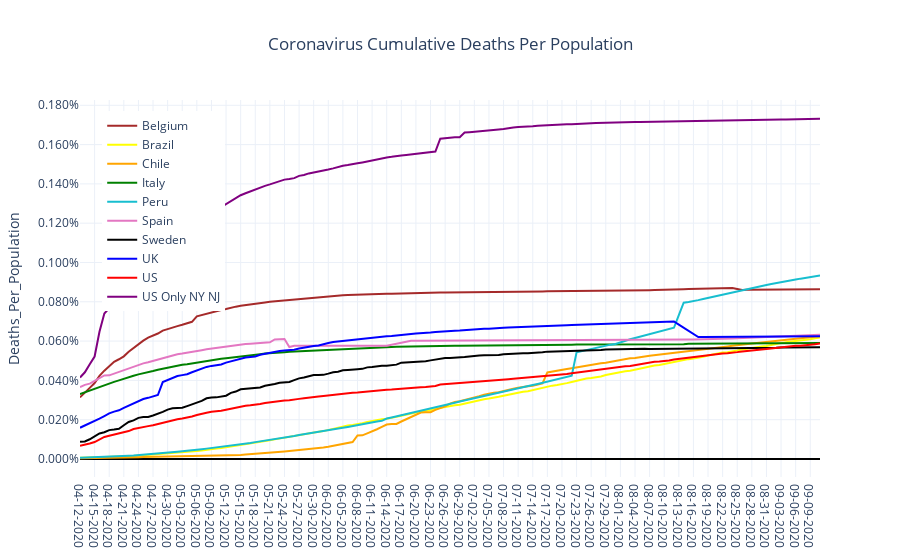

The code cell stored with this chart in its notebook:
### Code cell
data = []
for mycountry in countries_list:
    data.append(go.Scatter(x=country_df[country_df['Country_Region']==mycountry]['Date'],
                               y=country_df[country_df['Country_Region']==mycountry]['Deaths_Per_Population'],
                               name = rename_dict[mycountry],
                               line = {'color':colors_dict[mycountry]}))
layout = go.Layout(
                showlegend = True,
                legend= dict(x=0.03,y=0.97),
                title='Coronavirus Cumulative Deaths Per Population',
                title_x= 0.5,
                yaxis={'title':'Deaths_Per_Population',
                       'tickformat':'.3%',
                       'zeroline':True,'zerolinecolor':'#000000','zerolinewidth':2.0},
                template='plotly_white')
fig = go.Figure(data=data,layout=layout)
fig.show()
fig.write_image(r'C:\__YOUTUBE__\__POLITICS__\Coronavirus\outputdata\W1-CV_Cum_Deaths_Per_Population.png',width = 852,height = 480)

### Figure 1 — Plotly figure (JSON) as saved in the notebook; plotly's stock layout.template omitted (floating-point values rounded to 4 significant figures; data arrays with more than 128 entries replaced by an {"elided": "..."} marker saying what was removed)
{"data": [{"line": {"color": "brown"}, "name": "Belgium", "type": "scatter", "x": {"elided": "153 str values"}, "y": {"elided": "153 float values"}}, {"line": {"color": "yellow"}, "name": "Brazil", "type": "scatter", "x": {"elided": "153 str values"}, "y": {"elided": "153 float values"}}, {"line": {"color": "orange"}, "name": "Chile", "type": "scatter", "x": {"elided": "153 str values"}, "y": {"elided": "153 float values"}}, {"line": {"color": "green"}, "name": "Italy", "type": "scatter", "x": {"elided": "153 str values"}, "y": {"elided": "153 float values"}}, {"line": {"color": "#17becf"}, "name": "Peru", "type": "scatter", "x": {"elided": "153 str values"}, "y": {"elided": "153 float values"}}, {"line": {"color": "#e377c2"}, "name": "Spain", "type": "scatter", "x": {"elided": "153 str values"}, "y": {"elided": "153 float values"}}, {"line": {"color": "black"}, "name": "Sweden", "type": "scatter", "x": {"elided": "153 str values"}, "y": {"elided": "153 float values"}}, {"line": {"color": "blue"}, "name": "UK", "type": "scatter", "x": {"elided": "153 str values"}, "y": {"elided": "153 float values"}}, {"line": {"color": "red"}, "name": "US", "type": "scatter", "x": {"elided": "153 str values"}, "y": {"elided": "153 float values"}}, {"line": {"color": "purple"}, "name": "US Only NY NJ", "type": "scatter", "x": {"elided": "153 str values"}, "y": {"elided": "153 float values"}}], "layout": {"legend": {"x": 0.03, "y": 0.97}, "showlegend": true, "title": {"text": "Coronavirus Cumulative Deaths Per Population", "x": 0.5}, "yaxis": {"tickformat": ".3%", "title": {"text": "Deaths_Per_Population"}, "zeroline": true, "zerolinecolor": "#000000", "zerolinewidth": 2}}}
